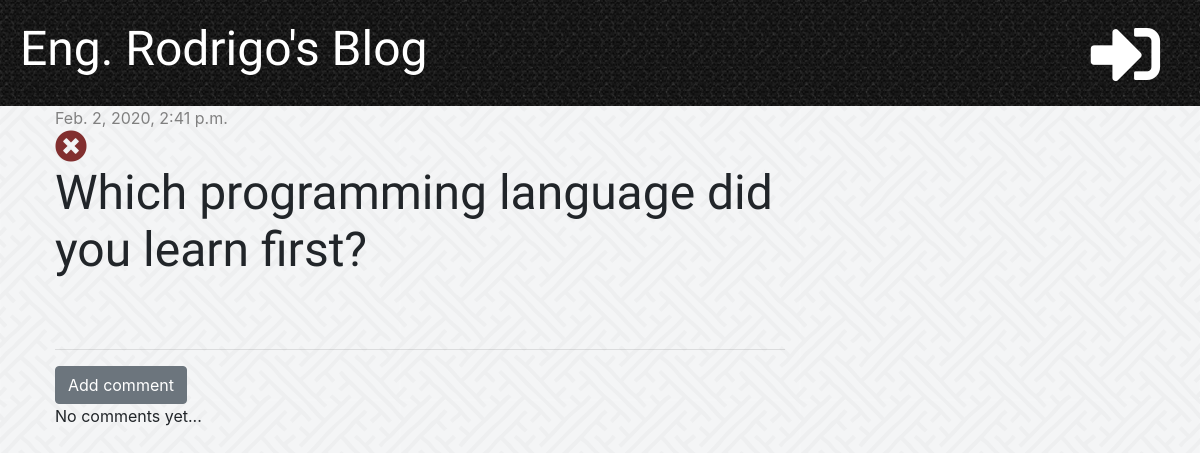
The app's page /post/14/ with its own data.
### project/models.py (models this page shows, shortened)
class Post(models.Model):
    author = models.ForeignKey('auth.User', on_delete=models.CASCADE)
    title = models.CharField(max_length=200)
    text = models.TextField()
    created_date = models.DateTimeField(default=timezone.now)
    published_date = models.DateTimeField(blank=True, null=True)

### project/views.py (the view)
# urls.py: path('post/<int:pk>/', views.post_detail, name='post_detail'),
def post_detail(request, pk):
    post = get_object_or_404(Post, pk=pk)
    stuff_for_frontend = {'post': post}
    return render(request, 'project/post_detail.html', stuff_for_frontend)

### project/templatetags/markdownify.py (called while the page is built)
@register.filter
def markdown(value):
    renderer = HighlightRenderer()
    markdown = mistune.Markdown(renderer=renderer)
    return markdown(value)

### project/templates/project/post_detail.html (shortened to what this page needs)
{% extends 'project/base.html' %}
{% load markdownify %}
{% block content %}
    <div class='post'>
        {% if post.published_date %}
            <div class='date'>
                {{ post.published_date }}
            </div>
        {% else %}
            <a href="{% url 'post_publish' pk=post.pk %}" class="btn btn-primary">Publish</a>
        {% endif %}
        <a href="{% url 'post_delete' pk=post.pk %}"
            onclick="return confirm('Are you sure you want to delete this post?')"><i class="fas fa-times-circle fa-2x" style="color: rgb(130, 47, 47)"></i></a>
        <h1>{{ post.title }}</h1>
    </div>
    <hr>
    <a href="{% url 'add_comment_to_post' pk=post.pk %}" class="btn btn-secondary" >Add comment</a>
    {% for comment in post.comments.all %}
        {% if user.is_authenticated or comment.approved %}
            <div class="comment">
                <div class="date">
                    {{ comment.created_date }}
                </div>
                {% if not comment.approved and user.is_superuser %}
                    <a href="{% url 'comment_approve' pk=comment.pk %}"><i class="fas fa-check-circle"></i></a>
                    <a href="{% url 'comment_remove' pk=comment.pk %}"><i class="fas fa-trash"></i></a>
                {% endif %}
                <strong>{{ comment.author }}</strong>
                <p>{{ comment.text | markdown | safe | linebreaksbr }}</p>
            </div>
        {% endif %}
    {% empty %}
        <p>No comments yet...</p>
    {% endfor %}
{% endblock %}

### project/static/css/project.css (style rules this page uses)
body { background-image: url("../images/interlaced.png"); }
h1, h2, h3, h4 { font-family: 'Tangerine', 'Inconsolata', 'Droid Sans', serif; font-size: 48px; }
.date { color: grey }
.post { margin-bottom: 70px; }

### records on screen
Post: published_date "Feb. 2, 2020, 2:41 p.m.", title "Which programming language did you learn first?"
